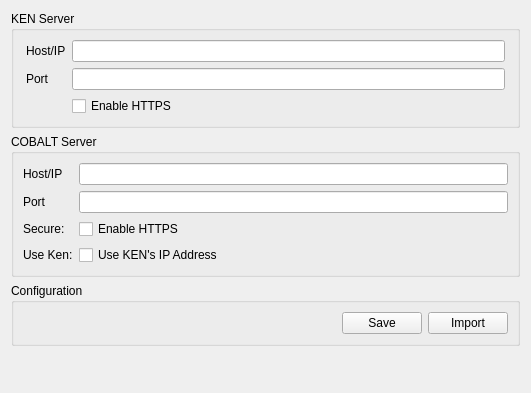
<?xml version="1.0" encoding="UTF-8"?>
<ui version="4.0">
 <class>SettingsServer</class>
 <widget class="QWidget" name="SettingsServer">
  <property name="geometry">
   <rect>
    <x>0</x>
    <y>0</y>
    <width>531</width>
    <height>393</height>
   </rect>
  </property>
  <property name="windowTitle">
   <string>Form</string>
  </property>
  <layout class="QVBoxLayout" name="verticalLayout" stretch="0,0,0,1">
   <item>
    <widget class="QGroupBox" name="groupBox">
     <property name="title">
      <string>KEN Server</string>
     </property>
     <layout class="QFormLayout" name="formLayout">
      <property name="formAlignment">
       <set>Qt::AlignHCenter|Qt::AlignTop</set>
      </property>
      <property name="leftMargin">
       <number>12</number>
      </property>
      <property name="rightMargin">
       <number>12</number>
      </property>
      <item row="0" column="0">
       <widget class="QLabel" name="label">
        <property name="text">
         <string>Host/IP</string>
        </property>
       </widget>
      </item>
      <item row="0" column="1">
       <widget class="QLineEdit" name="lineKenIP"/>
      </item>
      <item row="1" column="0">
       <widget class="QLabel" name="label_2">
        <property name="text">
         <string>Port</string>
        </property>
       </widget>
      </item>
      <item row="1" column="1">
       <widget class="QLineEdit" name="lineKenPort"/>
      </item>
      <item row="2" column="0">
       <widget class="QLabel" name="label_3">
        <property name="text">
         <string/>
        </property>
       </widget>
      </item>
      <item row="2" column="1">
       <widget class="QCheckBox" name="cbKenHttps">
        <property name="text">
         <string>Enable HTTPS</string>
        </property>
       </widget>
      </item>
     </layout>
    </widget>
   </item>
   <item>
    <widget class="QGroupBox" name="groupBox_2">
     <property name="title">
      <string>COBALT Server</string>
     </property>
     <layout class="QFormLayout" name="formLayout_2">
      <item row="0" column="0">
       <widget class="QLabel" name="labelHost">
        <property name="text">
         <string>Host/IP</string>
        </property>
       </widget>
      </item>
      <item row="0" column="1">
       <widget class="QLineEdit" name="lineCobaltIP"/>
      </item>
      <item row="1" column="0">
       <widget class="QLabel" name="labelPort">
        <property name="text">
         <string>Port</string>
        </property>
       </widget>
      </item>
      <item row="1" column="1">
       <widget class="QLineEdit" name="lineCobaltPort"/>
      </item>
      <item row="2" column="0">
       <widget class="QLabel" name="labelSecure">
        <property name="text">
         <string>Secure:</string>
        </property>
       </widget>
      </item>
      <item row="2" column="1">
       <widget class="QCheckBox" name="cbCobaltSecure">
        <property name="text">
         <string>Enable HTTPS</string>
        </property>
       </widget>
      </item>
      <item row="3" column="0">
       <widget class="QLabel" name="labelUseKen">
        <property name="text">
         <string>Use Ken:</string>
        </property>
       </widget>
      </item>
      <item row="3" column="1">
       <widget class="QCheckBox" name="cbCobaltUseKen">
        <property name="text">
         <string>Use KEN's IP Address</string>
        </property>
       </widget>
      </item>
     </layout>
    </widget>
   </item>
   <item>
    <widget class="QGroupBox" name="groupBox_3">
     <property name="layoutDirection">
      <enum>Qt::LeftToRight</enum>
     </property>
     <property name="title">
      <string>Configuration</string>
     </property>
     <property name="alignment">
      <set>Qt::AlignLeading|Qt::AlignLeft|Qt::AlignTop</set>
     </property>
     <layout class="QHBoxLayout" name="horizontalLayout" stretch="1,0,0">
      <item>
       <widget class="QFrame" name="frame_2">
        <property name="frameShape">
         <enum>QFrame::NoFrame</enum>
        </property>
        <property name="frameShadow">
         <enum>QFrame::Raised</enum>
        </property>
       </widget>
      </item>
      <item>
       <widget class="QPushButton" name="buttonSave">
        <property name="text">
         <string>Save</string>
        </property>
        <property name="icon">
         <iconset resource="data/simplebrowser.qrc">
          <normaloff>:/icons/saveBtn.png</normaloff>:/icons/saveBtn.png</iconset>
        </property>
       </widget>
      </item>
      <item>
       <widget class="QPushButton" name="buttonImport">
        <property name="text">
         <string>Import</string>
        </property>
        <property name="icon">
         <iconset resource="data/simplebrowser.qrc">
          <normaloff>:/icons/update.png</normaloff>:/icons/update.png</iconset>
        </property>
       </widget>
      </item>
     </layout>
    </widget>
   </item>
   <item>
    <widget class="QFrame" name="frame">
     <property name="frameShape">
      <enum>QFrame::NoFrame</enum>
     </property>
     <property name="frameShadow">
      <enum>QFrame::Raised</enum>
     </property>
    </widget>
   </item>
  </layout>
 </widget>
 <resources>
  <include location="data/simplebrowser.qrc"/>
 </resources>
 <connections/>
</ui>
